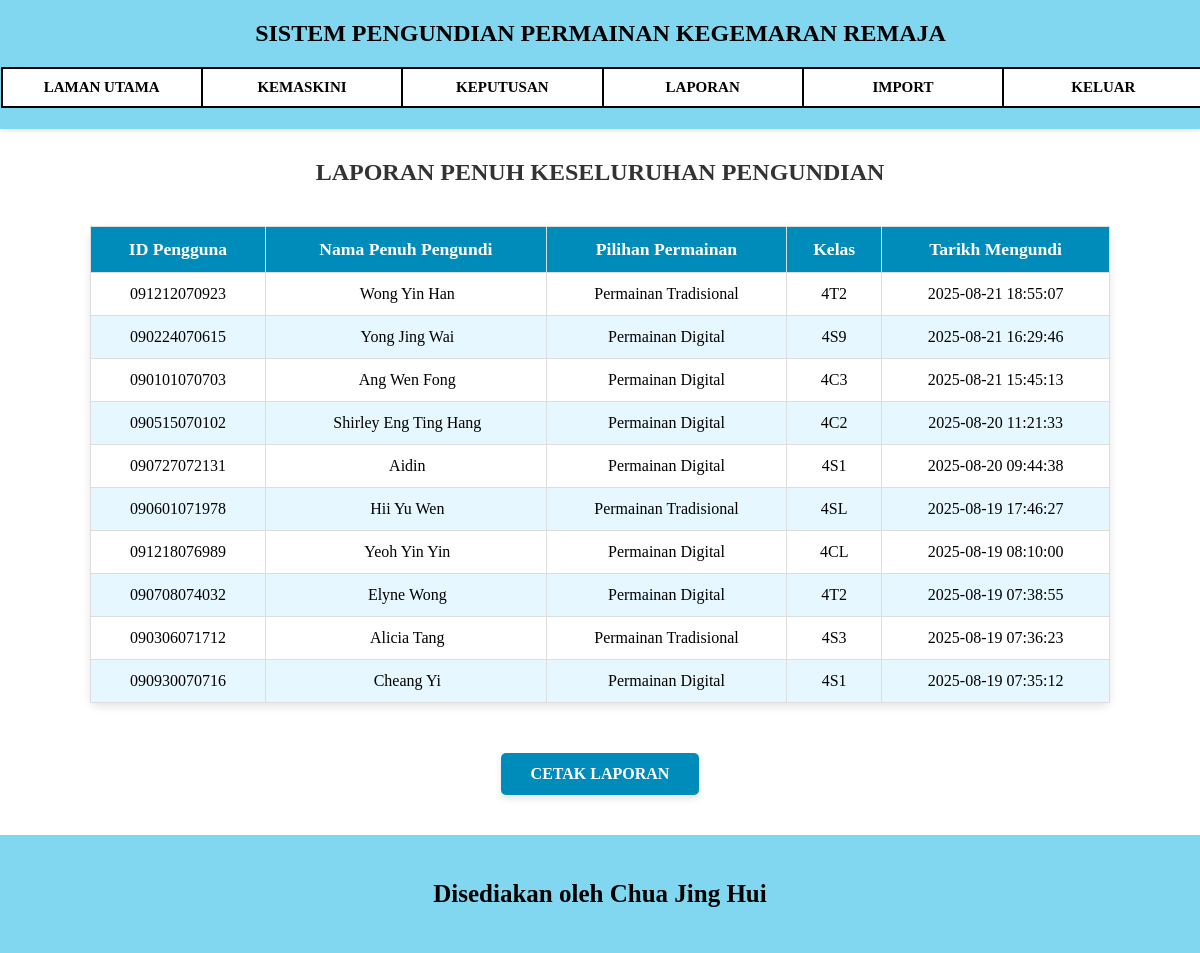
The app's page /laporan.php with its own data.
### tables this page shows
CREATE TABLE `maklumat_pengundian` (
  `IDPengguna` varchar(12) NOT NULL,
  `IDPermainan` varchar(3) NOT NULL,
  `Tarikh` datetime DEFAULT CURRENT_TIMESTAMP
);

CREATE TABLE `pengundi` (
  `IDPengguna` varchar(12) NOT NULL,
  `Nama` varchar(255) NOT NULL,
  `IDKelas` varchar(3) NOT NULL
);

CREATE TABLE `senarai_permainan` (
  `IDPermainan` varchar(3) NOT NULL,
  `Permainan` varchar(255) NOT NULL
);

CREATE TABLE `kelas` (
  `IDKelas` varchar(3) NOT NULL,
  `Kelas` varchar(3) NOT NULL
);

### laporan.php (the view, shortened to what this page needs)
<?php
require "config.php";
$arahan_sql = "SELECT pengundi.IDPengguna, pengundi.Nama, senarai_permainan.Permainan, kelas.Kelas, maklumat_pengundian.Tarikh
        FROM maklumat_pengundian
        INNER JOIN pengundi ON maklumat_pengundian.IDPengguna = pengundi.IDPengguna
        INNER JOIN senarai_permainan ON maklumat_pengundian.IDPermainan = senarai_permainan.IDPermainan
        INNER JOIN kelas ON pengundi.IDKelas = kelas.IDKelas
        ORDER BY maklumat_pengundian.Tarikh DESC";
$hasil_carian = mysqli_query($sambungan, $arahan_sql);
?>
<!DOCTYPE html>
<html>
    <head>
        <link rel="stylesheet" href="styles.css">
    </head>
    <body>
      <nav class="nav">
        <div class="navTop">
          <h1>SISTEM PENGUNDIAN PERMAINAN KEGEMARAN REMAJA</h1>
        </div>
        <div class="navButtons">
          <a href="lamanUtamaAdmin.php" class="nav-btn">LAMAN UTAMA</a>
          <a href="kemaskini.php" class="nav-btn">KEMASKINI</a>
            <a href="keputusanAdmin.php" class="nav-btn">KEPUTUSAN</a>
            <a href="laporan.php" class="nav-btn">LAPORAN</a>
            <a href="import.php" class="nav-btn">IMPORT</a>
          <a href="login.php" class="nav-btn">KELUAR</a>
        </div>
      </nav>
      <center>
          <h2 style="margin: 30px 0 20px 0; color: #333;">LAPORAN PENUH KESELURUHAN PENGUNDIAN</h2>
      </center>
      <table class="laporan">
        <thead>
          <tr>
            <th>ID Pengguna</th>
            <th>Nama Penuh Pengundi</th>
            <th>Pilihan Permainan</th>
            <th>Kelas</th>
            <th>Tarikh Mengundi</th>
          </tr>
        </thead>
        <tbody>
          <?php
          if (mysqli_num_rows($hasil_carian) > 0) {
              while($baris = mysqli_fetch_assoc($hasil_carian)) {
                  echo "<tr>";
                  echo "<td>" . htmlspecialchars($baris['IDPengguna']) . "</td>";
                  echo "<td style='text-align:center; padding-left:15px;'>" . htmlspecialchars($baris['Nama']) . "</td>";
                  echo "<td>" . htmlspecialchars($baris['Permainan']) . "</td>";
                  echo "<td>" . htmlspecialchars($baris['Kelas']) . "</td>";
                  echo "<td>" . htmlspecialchars($baris['Tarikh']) . "</td>";
                  echo "</tr>";
              }
          } else {
              echo "<tr><td colspan='5' style='text-align:center; padding: 20px; color: red;'>Masih tiada rekod dijumpai dalam sistem.</td></tr>";
          }
          ?>
        </tbody>
      </table>
      <center>
          <div class="btn-container">
              <button onclick="printTable()" class="btn-cetak">CETAK LAPORAN</button>
          </div>
      </center>
      <footer>
        <center><p>Disediakan oleh Chua Jing Hui</p></center>
      </footer>
    </body>
</html>

### styles.css (style rules this page uses)
html { height: 100%; }
body { font-family: "Times New Roman", sans-serif; display: flex; flex-direction: column; min-height: 100vh; margin: 0; }
button, select, input::placeholder { font-family: "Times New Roman", sans-serif; }
nav { background-color: #81d6f0; padding: 0.5px; width: 100%; position: sticky; top: 0; left: 0; box-shadow: 0 2px 4px rgba(0, 0, 0, 0.1); text-align: center; }
.navTop { align-items: center; justify-content: space-between; width: 100%; }
.navButtons { display: flex; text-align: center; justify-content: center; margin: 20px auto; width: 100%; border: 2px solid black; background-color: white; }
.nav-btn { flex: 1; text-decoration: none; color: black; padding: 10px 30px; font-weight: bold; font-size: 15px; display: inline-block; }
.nav-btn:not(:last-child) { border-right: 2px solid black; }
.btn-cetak { background-color: #008CBA; color: white; padding: 12px 30px; border: none; border-radius: 5px; cursor: pointer; font-weight: bold; font-size: 16px; transition: background-color 0.3s; box-shadow: 0 4px 6px rgba(0,0,0,0.1); }
.btn-container { display: flex; justify-content: center; align-items: center; margin-top: 30px; margin-bottom: 40px; width: 100%; }
table { width: 60%; margin-bottom: 30px; border-radius: 8px; text-align: center; margin: auto; }
.laporan { width: 85%; margin: 20px auto; border-collapse: collapse; box-shadow: 0 4px 8px rgba(0,0,0,0.1); }
.laporan th, .laporan td { border: 1px solid #ddd; padding: 12px; text-align: center; }
.laporan th { background-color: #008CBA; color: white; font-size: 1.1em; }
.laporan tr:nth-child(even) { background-color: #e6f7ff; }
footer { background-color: #81d6f0; text-align: center; font-size: 25px; font-weight: bold; padding: 20px 0; width: 100%; height: auto; margin-top: auto; }

### records on screen
maklumat_pengundian: IDPengguna.IDPengguna "091212070923", IDPengguna.Nama "Wong Yin Han", IDPermainan.Permainan "Permainan Tradisional", kelas.Kelas "4T2", Tarikh "2025-08-21 18:55:07"
maklumat_pengundian: IDPengguna.IDPengguna "090224070615", IDPengguna.Nama "Yong Jing Wai", IDPermainan.Permainan "Permainan Digital", kelas.Kelas "4S9", Tarikh "2025-08-21 16:29:46"
maklumat_pengundian: IDPengguna.IDPengguna "090101070703", IDPengguna.Nama "Ang Wen Fong", IDPermainan.Permainan "Permainan Digital", kelas.Kelas "4C3", Tarikh "2025-08-21 15:45:13"
maklumat_pengundian: IDPengguna.IDPengguna "090515070102", IDPengguna.Nama "Shirley Eng Ting Hang", IDPermainan.Permainan "Permainan Digital", kelas.Kelas "4C2", Tarikh "2025-08-20 11:21:33"
maklumat_pengundian: IDPengguna.IDPengguna "090727072131", IDPengguna.Nama "Aidin", IDPermainan.Permainan "Permainan Digital", kelas.Kelas "4S1", Tarikh "2025-08-20 09:44:38"
maklumat_pengundian: IDPengguna.IDPengguna "090601071978", IDPengguna.Nama "Hii Yu Wen", IDPermainan.Permainan "Permainan Tradisional", kelas.Kelas "4SL", Tarikh "2025-08-19 17:46:27"
maklumat_pengundian: IDPengguna.IDPengguna "091218076989", IDPengguna.Nama "Yeoh Yin Yin", IDPermainan.Permainan "Permainan Digital", kelas.Kelas "4CL", Tarikh "2025-08-19 08:10:00"
maklumat_pengundian: IDPengguna.IDPengguna "090708074032", IDPengguna.Nama "Elyne Wong", IDPermainan.Permainan "Permainan Digital", kelas.Kelas "4T2", Tarikh "2025-08-19 07:38:55"
maklumat_pengundian: IDPengguna.IDPengguna "090306071712", IDPengguna.Nama "Alicia Tang", IDPermainan.Permainan "Permainan Tradisional", kelas.Kelas "4S3", Tarikh "2025-08-19 07:36:23"
maklumat_pengundian: IDPengguna.IDPengguna "090930070716", IDPengguna.Nama "Cheang Yi", IDPermainan.Permainan "Permainan Digital", kelas.Kelas "4S1", Tarikh "2025-08-19 07:35:12"
